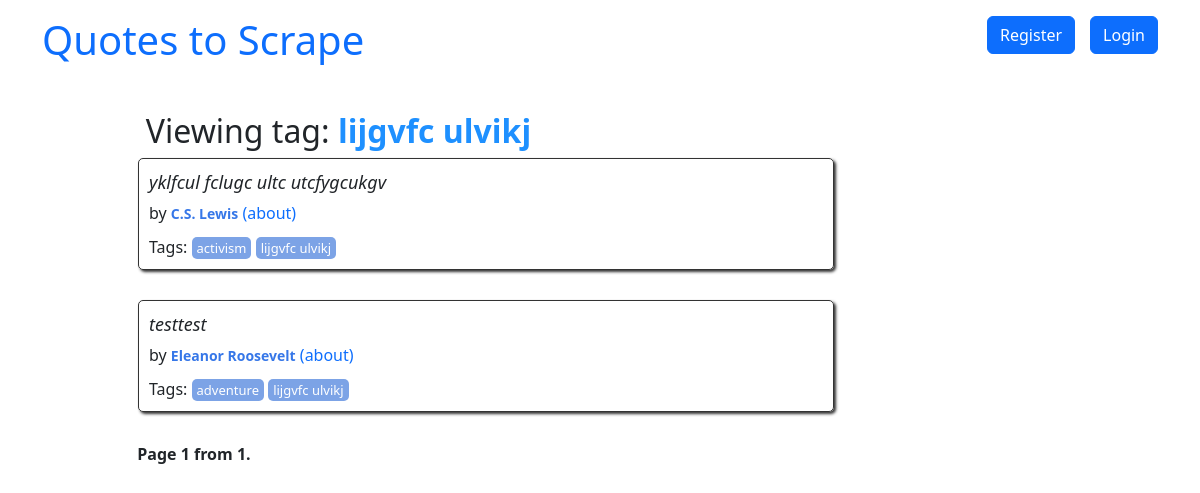
Before: /tag/lijgvfc ulvikj/ with the older database file.
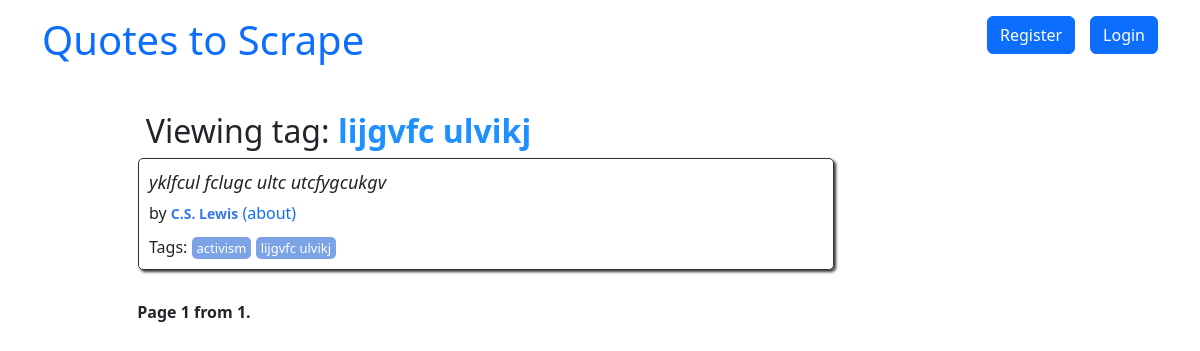
After: the same page with the newer database file.
### quotes/models.py (models this page shows, shortened)
class Quote(models.Model):
    user = models.ForeignKey(User, on_delete=models.CASCADE, default=None, null=True)
    quote = models.TextField()
    tags = models.ManyToManyField(Tag)
    author = models.ForeignKey(Author, on_delete=models.CASCADE, default=None, null=True)
    created_at = models.DateTimeField(auto_now_add=True)

class Author(models.Model):
    fullname = models.CharField(max_length=50)
    born_date = models.CharField(max_length=50)
    born_location = models.CharField(max_length=150)
    description = models.TextField()
    user = models.ForeignKey(User, on_delete=models.CASCADE, default=None, null=True)
    created_at = models.DateTimeField(auto_now_add=True)

class Tag(models.Model):
    name = models.CharField(max_length=60, null=False, unique=True)
    class Meta:
        verbose_name_plural = "Tags"
        verbose_name = "Tag"

### quotes/views.py (the view)
# urls.py: path('tag/<str:tag_name>/', views.TagQuotesView.as_view(), name='tag_quotes'),
class TagQuotesView(View):
    template_name = 'quotes/tag_quotes.html'
    quotes_per_page = 10
    def get(self, request, *args, **kwargs):
        tag_name = kwargs['tag_name']
        top_tags = Tag.objects.annotate(tag_count=Count("quote")).order_by("-tag_count")[:10]
        tag = get_object_or_404(Tag, name=tag_name)
        quotes_with_tag = get_list_or_404(Quote.objects.filter(tags=tag))
        paginator = Paginator(quotes_with_tag, self.quotes_per_page)
        page = request.GET.get('page')
        try:
            quotes_per_page = paginator.page(page)
        except (PageNotAnInteger, EmptyPage):
            quotes_per_page = paginator.page(1)
        context = {
            'tag_name': tag_name,
            'quotes_with_tag': quotes_per_page,
            "top_tags": top_tags
        }
        return render(request, self.template_name, context)

### quotes/templates/quotes/tag_quotes.html (shortened to what this page needs)
{% extends 'quotes/base.html' %}
{% load extract_authors %}
{% block content %}
<div class="author-details ms-5" style="margin-left: 10%;">
    <h2 class="author-title" style="margin-left: 5%;">
        Viewing tag: <b style="color:dodgerblue;">{{ tag_name }}</b>
    </h2>
    <div class="col-md-8">
        {% for quote in quotes_with_tag %}
        <div class="quote ms-5" itemscope="" itemtype="http://schema.org/CreativeWork">
            <span class="text" itemprop="text"> {{quote.quote}}
            </span>
            <span>by <small class="author" itemprop="author">{{ quote.author.fullname }}</small><a href="{% url 'quotes:author_detail' id=quote.author.id %}" target="_self"> (about)</a></span>
            <div class="tags">
                Tags:
                {% for tag in quote.tags.all %}
                <a class="tag" href="{% url 'quotes:tag_quotes' tag_name=tag.name %}">{{ tag.name }}</a>
                {% endfor %}
            </div>
        </div>
        {% endfor %}
        <nav>
            <div class="pagination" class="mb-3">
                <span class="step-links" style="margin-left: 5%;">
                    <span class="current" style="margin: 0 10px;"><strong>Page {{ quotes_with_tag.number }} from {{ quotes_with_tag.paginator.num_pages }}.</strong></span>
                </span>
            </div>
        </nav>
    </div>
</div>
{% endblock %}

Changed rows visible on the page:
removed Quote: quote "testtest", author.fullname "Eleanor Roosevelt", Tag (name "lijgvfc ulvikj")
no longer on this page (row unchanged): Tag: name "adventure", shown under "testtest"
